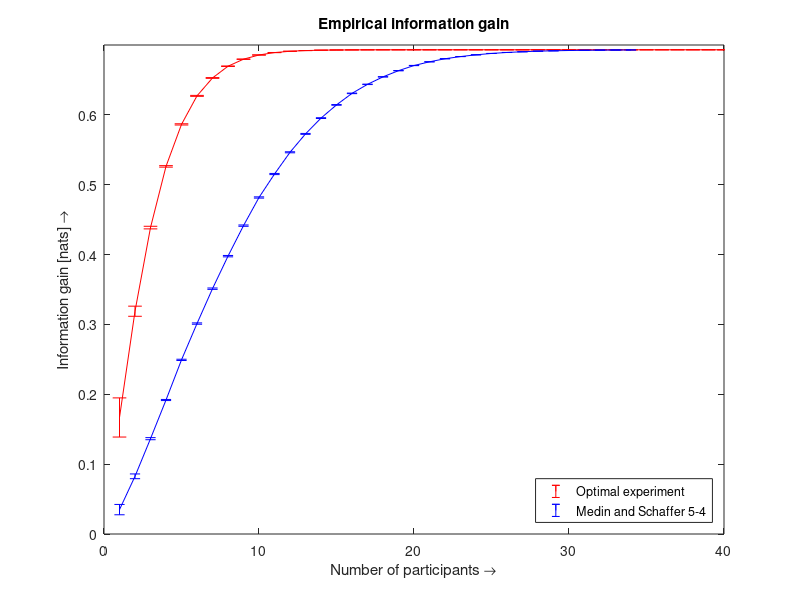

Write the MATLAB code that produced this figure.
% ms
ms = [...
1, 0.0349225118603, 0.0073878456924; ...
2, 0.082580124979, 0.0034044075413; ...
3, 0.136459018478, 0.0014940968606; ...
4, 0.1918149799, 0.000790946587731; ...
5, 0.249267562522, 0.00090003437191; ...
6, 0.301242621425, 0.0009595452592; ...
7, 0.351176514524, 0.000984871137004; ...
8, 0.397737946578, 0.00098438740899; ...
9, 0.441423121855, 0.00094173858166; ...
10, 0.481720458105, 0.000883891183818; ...
11, 0.515308715304, 0.000820554240212; ...
12, 0.546415801165, 0.000731031886966; ...
13, 0.572758041753, 0.000653042281458; ...
14, 0.595351346135, 0.000560123169278; ...
15, 0.614256320747, 0.000485174339222; ...
16, 0.630769285329, 0.000393421258742; ...
17, 0.643685939528, 0.00032588585673; ...
18, 0.65441236102, 0.000263466985891; ...
19, 0.663244544492, 0.000206171700347; ...
20, 0.670623910724, 0.000160879021244; ...
21, 0.675942646049, 0.000122772736882; ...
22, 0.680339127958, 8.83775011828e-05; ...
23, 0.683443781653, 6.74642882698e-05; ...
24, 0.685949150954, 4.86094872477e-05; ...
25, 0.687906494867, 3.46418481779e-05; ...
26, 0.689316351861, 2.44792584073e-05; ...
27, 0.690346073227, 1.65554632988e-05; ...
28, 0.691157323714, 1.11026644765e-05; ...
29, 0.691715792493, 7.32335391029e-06; ...
30, 0.692129072059, 4.62614993687e-06; ...
31, 0.692431982947, 6.59350781077e-06; ...
32, 0.692647020515, 1.22271772874e-05; ...
33, 0.69279981269, 2.44929191806e-05; ...
34, 0.692907592865, 0; ...
];

%total
total = [ ...
1, 0.166822279603, 0.0280194533081; ...
2, 0.318905027782, 0.00724495489652; ...
3, 0.438640939844, 0.00186351522464; ...
4, 0.526248422511, 0.00107348978962; ...
5, 0.586360091044, 0.000880343980738; ...
6, 0.627183601949, 0.000680618551317; ...
7, 0.65280569657, 0.000526301144969; ...
8, 0.669628489427, 0.00037525591204; ...
9, 0.679691579228, 0.000266095203001; ...
10, 0.68571997977, 0.000185303506417; ...
11, 0.689158511353, 0.00012017859745; ...
12, 0.691030463497, 7.77836258925e-05; ...
13, 0.692027173178, 5.2026387402e-05; ...
14, 0.692572155432, 3.48033221459e-05; ...
15, 0.692854504264, 2.21559339341e-05; ...
16, 0.69300030037, 1.06532517389e-05; ...
17, 0.69309628409, 3.27854169655e-06; ...
18, 0.693123432322, 1.7692342858e-06; ...
19, 0.693135258123, 1.04038569633e-06; ...
20, 0.693141956062, 5.93421576093e-07; ...
21, 0.693145076195, 3.44728412576e-07; ...
22, 0.69314603968, 1.63121256544e-07; ...
23, 0.693146834071, 4.6552966297e-08; ...
24, 0.693147032719, 3.13939229497e-08; ...
25, 0.693147136312, 4.92168010051e-09; ...
26, 0.693147164066, 3.31169808476e-09; ...
27, 0.69314717499, 9.76618801302e-10; ...
28, 0.693147178177, 4.81486617669e-10; ...
29, 0.69314717983, 9.09156984193e-11; ...
30, 0.693147180336, 2.85092298826e-11; ...
31, 0.693147180493, 1.79339525032e-11; ...
32, 0.693147180539, 2.73754496744e-12; ...
33, 0.693147180553, 2.11648318143e-12; ...
34, 0.693147180558, 3.81095782375e-13; ...
35, 0.693147180559, 5.90728268602e-14; ...
36, 0.693147180559, 7.74284633617e-15; ...
37, 0.69314718056, 3.06920512868e-15; ...
38, 0.69314718056, 1.97319157609e-15; ...
39, 0.69314718056, 1.94944579505e-15; ...
40, 0.69314718056, 1.95234247267e-15; ...
41, 0.69314718056, 1.95367848332e-15; ...
42, 0.69314718056, 1.07379551428e-15; ...
43, 0.69314718056, 4.02454636757e-16; ...
44, 0.69314718056, 1.17160692928e-16; ...
45, 0.69314718056, 0; ...
];

hold on
errorbar(total(:,1), total(:,2), total(:,3), 'r');
errorbar(ms(:,1), ms(:,2), ms(:,3), 'b');

title('Empirical information gain');
ylabel('Information gain [nats] \rightarrow');
xlabel('Number of participants \rightarrow');
set(gcf, 'Position', [100, 100, 400, 300]);
%legend(gcf, {'Optimal experiment'; 'Medin and Schaffer 5-4'});
legend('Optimal experiment', 'Medin and Schaffer 5-4', 'Location', 'southeast');
axis([0 40 0 0.7]);
box on;

